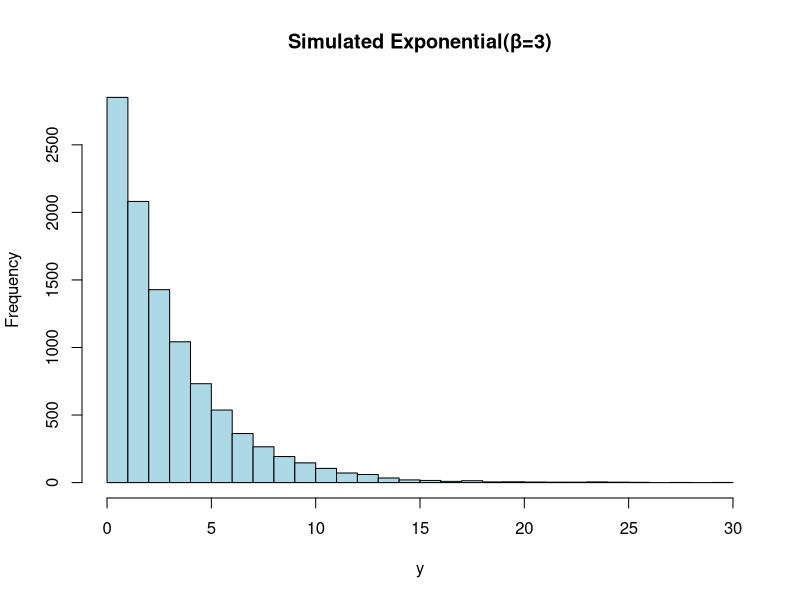
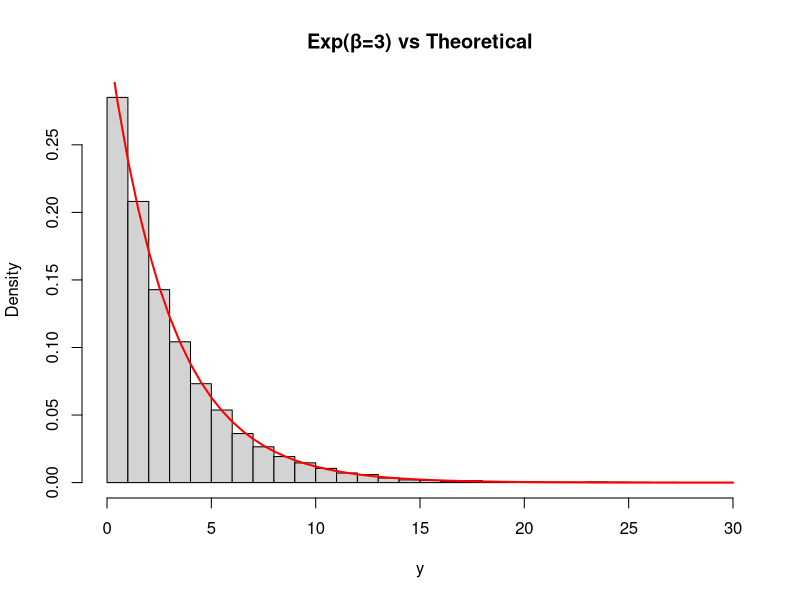
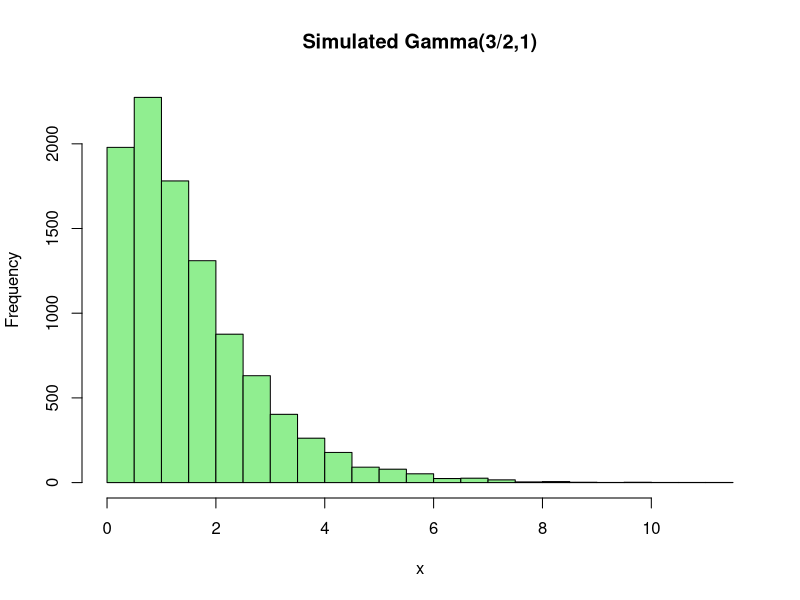
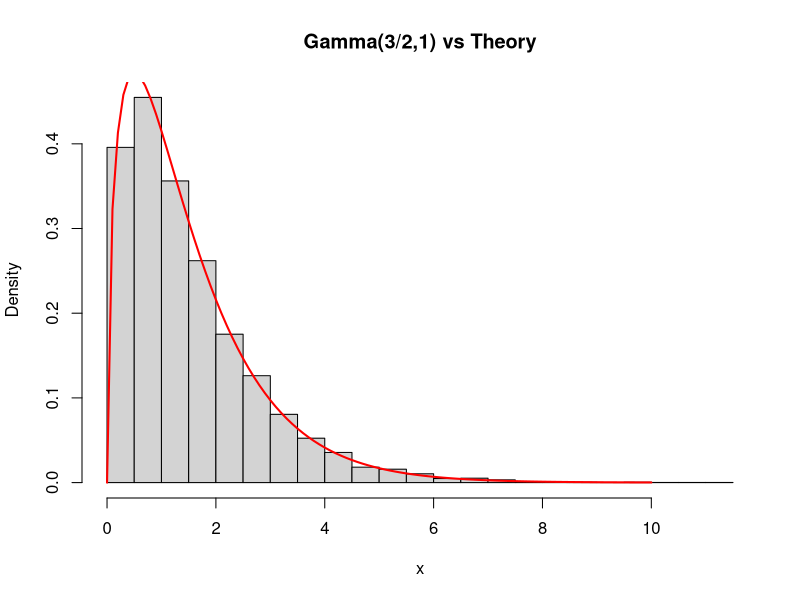
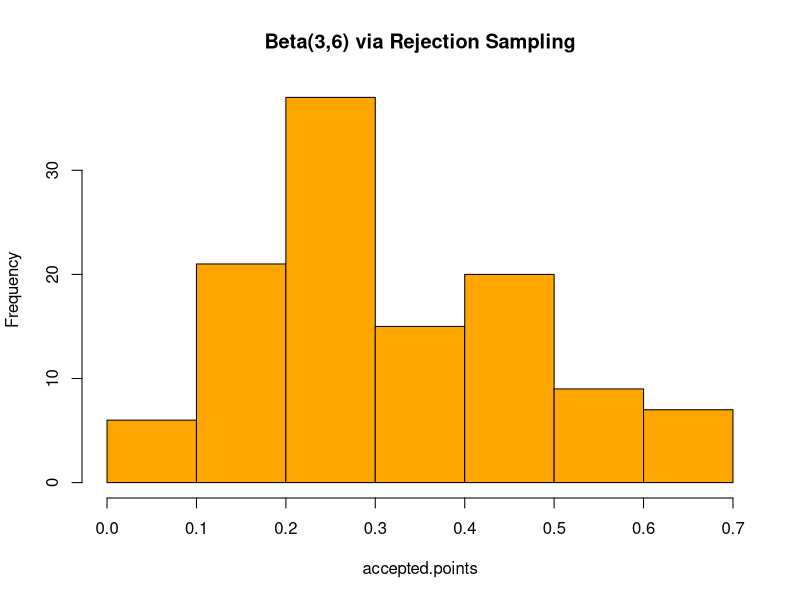
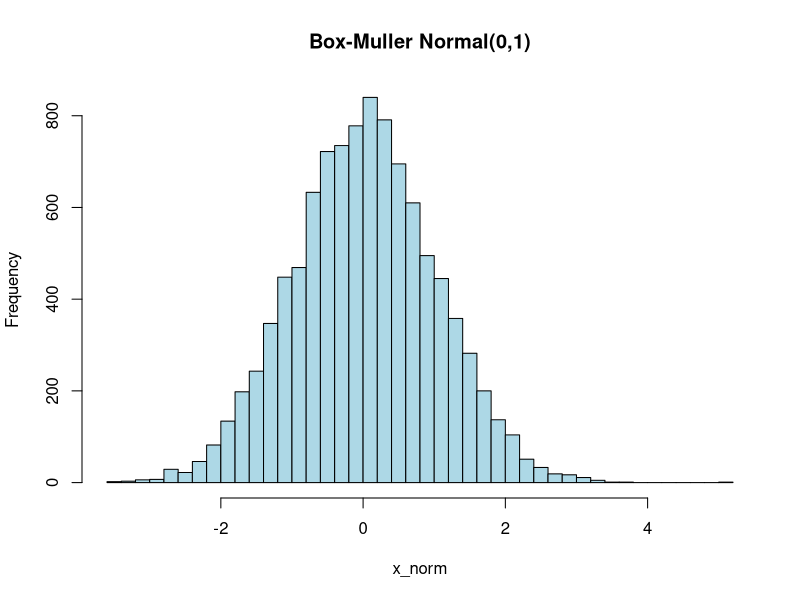

Here is the R script that generated these plots, in order:
# ==============================
# RANDOM VARIATE SIMULATION IN R
# ==============================

# --- Binomial Simulation (Manual) ---
my.binom.1 <- function(n=1, p=1/3){
  u <- runif(n)
  binom <- sum(u < p)
  return(binom)
}
print(my.binom.1(1000))
print(my.binom.1(1000, .5))

# --- Binomial using Quantile Transform ---
my.binom.2 <- function(n=1, p=1/3){
  u <- runif(1)
  binom <- qbinom(u, size=n, prob=p)
  return(binom)
}
print(my.binom.2(1000))
print(my.binom.2(1000, .5))

# --- Exponential Simulation using Inverse CDF ---
x <- runif(10000)
beta <- 3
y <- -beta * log(1 - x)
hist(y, main="Simulated Exponential(β=3)", col="lightblue", breaks=30)
print(mean(y))

# Compare with theoretical curve
true.x <- seq(0, 30, .5)
true.y <- dexp(true.x, 1/beta)
hist(y, freq=F, breaks=30, main="Exp(β=3) vs Theoretical", col="lightgray")
points(true.x, true.y, type="l", col="red", lwd=2)

# --- Gamma Simulation (Accept-Reject) ---
ar.gamma <- function(n=100){
  x <- double(n)
  i <- 1
  while(i < (n + 1)){
    u <- runif(1)
    if(u < 0.5){
      y <- -log(1 - runif(1))
    } else {
      y <- sum(-log(1 - runif(2)))
    }
    u <- runif(1)
    temp <- 2 * sqrt(y) / (1 + y)
    if(u < temp){
      x[i] <- y
      i <- i + 1
    }
  }
  return(x)
}

x <- ar.gamma(10000)
hist(x, main="Simulated Gamma(3/2,1)", col="lightgreen", breaks=30)
print(mean(x))

true.x <- seq(0,10,.1)
true.y <- dgamma(true.x, 3/2, 1)
hist(x, freq=F, breaks=30, col="lightgray", xlab="x", main="Gamma(3/2,1) vs Theory")
points(true.x, true.y, type="l", col="red", lwd=2)

# --- Beta Distribution (Rejection Sampling) ---
x1 <- runif(300, 0, 1)
y1 <- runif(300, 0, 2.6)
selected <- y1 < dbeta(x1, 3, 6)
accepted.points <- x1[selected]
hist(accepted.points, main="Beta(3,6) via Rejection Sampling", col="orange")

print(mean(selected))
print(mean(accepted.points < 0.5))
print(pbeta(0.5, 3, 6))

# --- Box-Muller Normal Generation ---
u <- runif(10000)
v <- runif(10000)
r <- sqrt(-2 * log(u))
theta <- 2 * pi * v
x_norm <- r * cos(theta)
y_norm <- r * sin(theta)
hist(x_norm, main="Box-Muller Normal(0,1)", col="lightblue", breaks=40)
